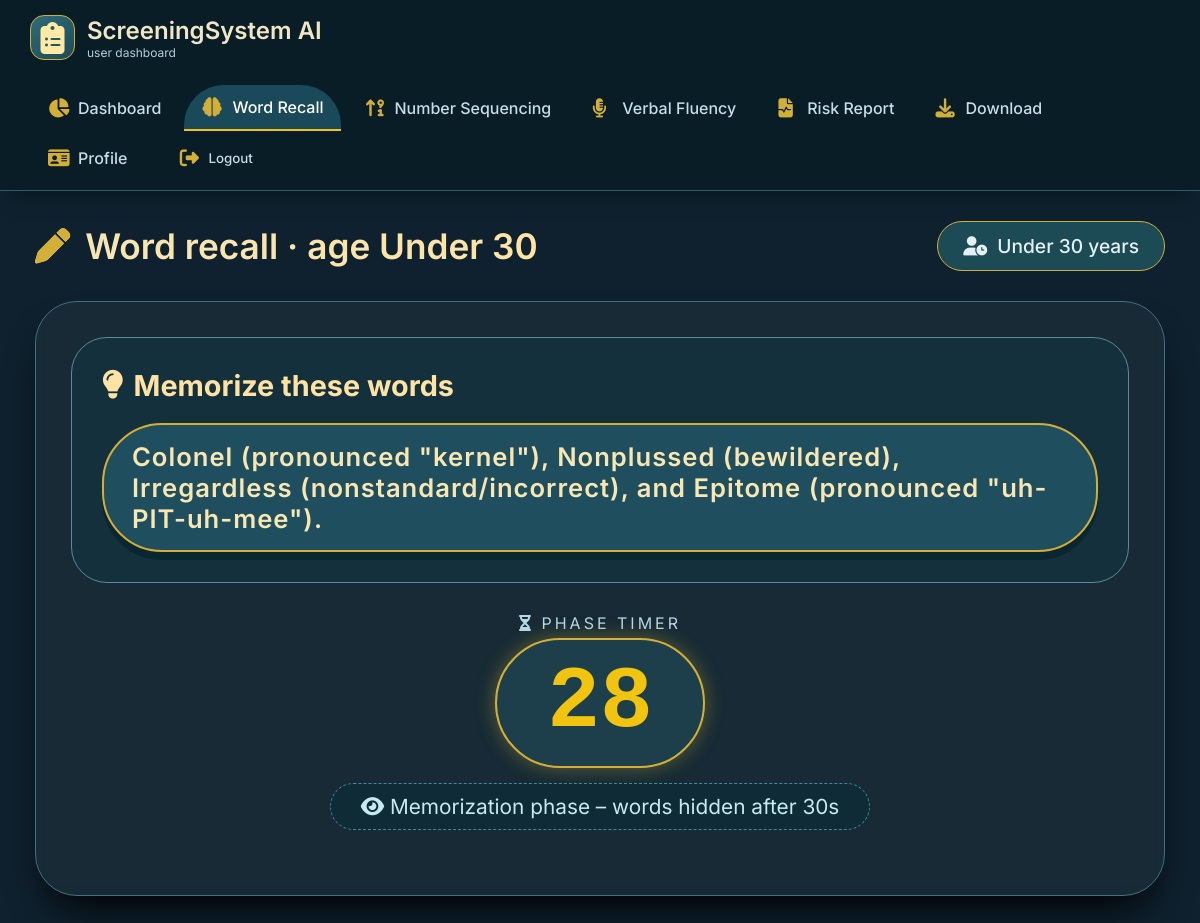
The app's page /attempt_test/ (signed in) with its own data.
### app/models.py (models this page shows, shortened)
class AgeBasedQuestion(models.Model):
    age_group = models.CharField(max_length=50)
    difficulty = models.CharField(max_length=50)
    words = models.TextField()

### app/views.py (the view)
# urls.py: path('attempt_test/', views.attempt_test, name='attempt_test'),
def attempt_test(request):
    if not request.session.get('user_id'):
        return redirect('user_login')
    age_group = request.session.get('age_group')
    if not age_group:
        messages.error(request, "Age group not found. Please log in again.")
        return redirect('user_login')
    all_questions = AgeBasedQuestion.objects.filter(age_group=age_group)
    if not all_questions.exists():
        messages.error(request, f"No questions found for age group: {age_group}")
        return render(request, 'user/attempt_test.html', {'age_group': age_group})
    selected_question = None
    current_question_id = request.session.get('current_question_id')
    if current_question_id:
        selected_question = AgeBasedQuestion.objects.filter(
            id=current_question_id,
            age_group=age_group
        ).first()
    if not selected_question:
        questions_list = list(all_questions)
        selected_question = random.choice(questions_list)
        request.session['current_question_id'] = selected_question.id
    words = [w.strip() for w in selected_question.words.split(',') if w.strip()]
    request.session['current_correct_words'] = words
    if 'start_time' not in request.session:
        request.session['start_time'] = datetime.now().isoformat()
    return render(request, 'user/attempt_test.html', {
        'questions': [selected_question],
        'age_group': age_group,
    })

### app/templates/user/attempt_test.html (shortened to what this page needs)
<!DOCTYPE html>
<html lang="en">
<head>
    <link rel="stylesheet" href="https://cdnjs.cloudflare.com/ajax/libs/font-awesome/6.4.0/css/all.min.css">
<body>
<nav class="navbar">
    <div class="navbar-brand">
        <div class="brand-icon">
            <i class="fas fa-clipboard-list"></i>
        </div>
        <div>
            <h2>ScreeningSystem AI</h2>
            <span>user dashboard</span>
        </div>
    </div>
    <div class="nav-links">
        <a href="{% url 'user_dashboard' %}" class="nav-item">
            <i class="fas fa-chart-pie"></i> Dashboard
        </a>
        <a href="{% url 'attempt_test' %}" class="nav-item active">
            <i class="fas fa-brain"></i> Word Recall
        </a>
        <a href="/number_memory_test" class="nav-item">
            <i class="fas fa-sort-numeric-up-alt"></i> Number Sequencing
        </a>
        <a href="/attempt_fluency" class="nav-item">
            <i class="fas fa-microphone-alt"></i> Verbal Fluency
        </a>
        <a href="/all_scores" class="nav-item">
            <i class="fas fa-file-medical-alt"></i> Risk Report
        </a>
        <a href="#" class="nav-item">
            <i class="fas fa-download"></i> Download
        </a>
        <a href="#" class="nav-item">
            <i class="fas fa-id-card"></i> Profile
        </a>
        <form action="{% url 'user_logout' %}" method="POST" style="display: inline;">
            <button type="submit" class="nav-item logout-item" style="background: none; border: none; cursor: pointer;">
                <i class="fas fa-sign-out-alt"></i> Logout
            </button>
        </form>
    </div>
</nav>
<main class="main-content">
    <div class="test-header">
        <h1><i class="fas fa-pen" style="color: #d4af37;"></i> Word recall · age {{ age_group }}</h1>
        <div class="age-badge"><i class="fas fa-user-clock"></i> {{ age_group }} years</div>
    </div>
    <div class="recall-card">
        <div class="word-preview" id="wordPreview">
            <h2><i class="fas fa-lightbulb"></i> Memorize these words</h2>
            {% if questions %}
                <ul id="questionsList">
                    {% for question in questions %}
                        <li>{{ question.words }}</li>
                    {% endfor %}
                </ul>
            {% else %}
                <p>No questions available for this age group.</p>
            {% endif %}
        </div>
        <div class="timer-section">
            <span class="timer-label"><i class="fas fa-hourglass-half"></i> phase timer</span>
            <div id="timer">30</div>
            <div id="phase-message"><i class="fas fa-eye"></i> Memorization phase – words hidden after 30s</div>
        </div>
    </div>
</main>
</body>
</html>

### app/templates/user/attempt_test.html (style rules this page uses)
* { margin: 0; padding: 0; box-sizing: border-box; font-family: 'Inter', sans-serif; }
body { background: #0f212e; min-height: 100vh; display: flex; flex-direction: column; color: #e5f0f5; }
.navbar { background: rgba(10, 30, 40, 0.95); backdrop-filter: blur(12px); border-bottom: 1px solid #2a5f6e; padding: 0 30px; display: flex; align-items: center; justify-content: space-between; position: sticky; top: 0; z-index: 100; box-shadow: 0 10px 20px -10px #00000080; flex-wrap: wrap; }
.navbar-brand { display: flex; align-items: center; gap: 12px; padding: 15px 0; }
.brand-icon { background: linear-gradient(145deg, #2f6b7a, #1d4b55); width: 45px; height: 45px; border-radius: 14px; display: flex; align-items: center; justify-content: center; border: 1px solid #d4af37; }
.brand-icon i { font-size: 2rem; color: #ffeaa5; }
.navbar-brand h2 { font-size: 1.5rem; font-weight: 600; color: #f0e6c5; }
.navbar-brand span { font-size: 0.75rem; color: #b0cedc; display: block; }
.nav-links { display: flex; align-items: center; gap: 5px; flex-wrap: wrap; padding: 10px 0; }
.nav-item { display: flex; align-items: center; gap: 8px; padding: 12px 18px; color: #c4dee8; text-decoration: none; font-weight: 500; border-radius: 40px; transition: 0.2s; white-space: nowrap; }
.nav-item i { font-size: 1.2rem; color: #d4af37; width: 22px; }
.nav-item.active { background: #1a4a5a; color: white; border-bottom: 2px solid #f1c40f; border-radius: 40px 40px 0 0; }
.logout-item { background: #2a4d5a; margin-left: 10px; }
.main-content { padding: 30px 35px; max-width: 1400px; margin: 0 auto; width: 100%; }
.test-header { display: flex; justify-content: space-between; align-items: center; margin-bottom: 30px; flex-wrap: wrap; gap: 20px; }
.test-header h1 { font-size: 2.2rem; font-weight: 600; background: linear-gradient(145deg, #f5e6b8, #ffe3a4); -webkit-background-clip: text; background-clip: text; color: transparent; display: flex; align-items: center; gap: 15px; }
.age-badge { background: #1d4b55; padding: 12px 25px; border-radius: 40px; border: 1px solid #d4af37; font-weight: 500; display: flex; align-items: center; gap: 10px; font-size: 1.2rem; }
.recall-card { background: rgba(25, 45, 55, 0.8); backdrop-filter: blur(6px); border: 1px solid #3d7382; border-radius: 42px; padding: 35px 35px 45px; margin-top: 15px; box-shadow: 0 25px 40px -15px black; }
.word-preview { background: #15303d; border-radius: 36px; padding: 30px; border: 1px solid #5b8c9c; margin-bottom: 30px; }
.word-preview h2 { color: #ffe3a4; font-size: 1.8rem; margin-bottom: 20px; display: flex; align-items: center; gap: 10px; }
#questionsList { display: flex; flex-wrap: wrap; gap: 18px; justify-content: center; list-style: none; }
#questionsList li { background: #1f4e5e; padding: 16px 28px; border-radius: 60px; font-size: 1.6rem; font-weight: 600; color: #f9e7b3; border: 2px solid #d4af37; box-shadow: 0 8px 0 #0a262f; letter-spacing: 1px; transition: 0.2s; }
.timer-section { display: flex; flex-direction: column; align-items: center; margin: 25px 0 20px; }
.timer-label { color: #b8d6e5; font-size: 1rem; text-transform: uppercase; letter-spacing: 3px; }
#timer { font-size: 5.5rem; font-weight: 800; font-family: monospace; background: #1d3e4b; color: #f1c40f; padding: 10px 50px; border-radius: 100px; display: inline-block; border: 2px solid #d4af37; box-shadow: 0 0 20px #d4af3766; margin: 5px 0 15px; line-height: 1.2; }
#phase-message { font-size: 1.3rem; background: #0f2c36; padding: 10px 30px; border-radius: 60px; color: #c7e9f0; border: 1px dashed #3d8b9c; }

### records on screen
AgeBasedQuestion: age_group "Under 30", words "Colonel (pronounced \"kernel\"), Nonplussed (bewildered), Irregardless (nonstandard/incorrect), and Epitome (pronounced \"uh-PIT-uh-mee\")."
